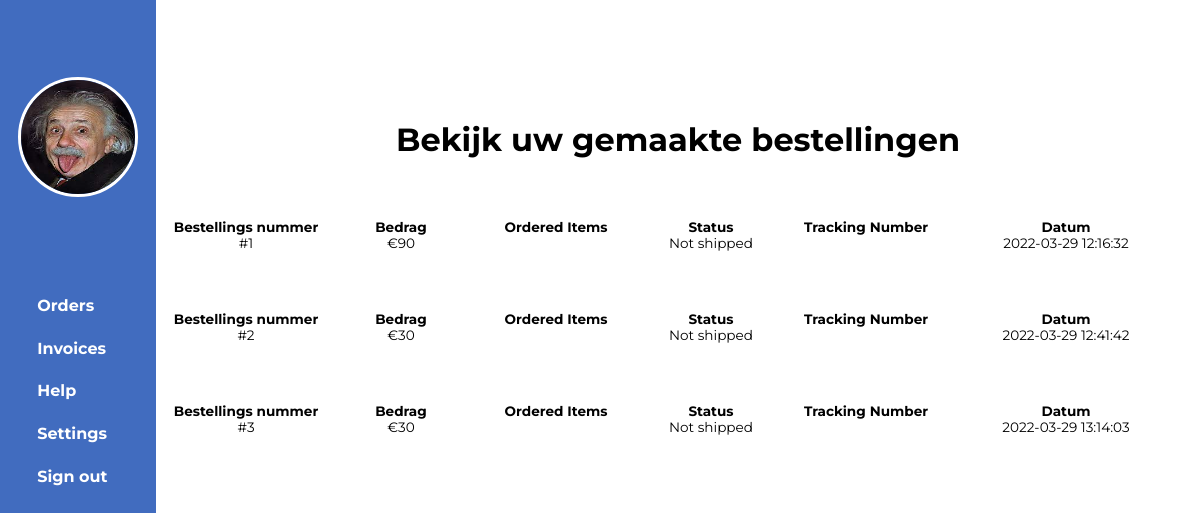
Page /apo-orders.php (signed in) on the committed database.
### tables this page shows
CREATE TABLE `order_details` (
  `ID` int(11) NOT NULL,
  `users_id` int(11) NOT NULL,
  `total` decimal(10,0) NOT NULL,
  `shipped` tinytext NOT NULL DEFAULT '0' COMMENT '1 = Shipped\r\n0 = Not Shipped',
  `tracking_number` varchar(60) NOT NULL,
  `created_at` timestamp NOT NULL DEFAULT current_timestamp(),
  `modified_at` timestamp NOT NULL DEFAULT current_timestamp()
);

### apo-orders.php (the view, shortened to what this page needs)
<?php
require 'includes/db_connection.php';
if (isset($_SESSION["useruid"])) {
$test = $_SESSION["useruid"];
$sql = "SELECT ID FROM users where usersUid = '$test'";
$result = mysqli_query($conn, $sql) or die("BAD SQL");
$row = mysqli_fetch_assoc($result);
$id = $row['ID'];
$sql = "SELECT * FROM order_details where users_id = '$id'";
$result = mysqli_query($conn, $sql) or die("BAD SQL");
?>
<!DOCTYPE html>
<html lang="en">
<head>
    <link rel="stylesheet" href="css/style.css?<?php echo time(); ?>">
</head>
<body>
<aside class="APO__aside">
            <a href="#"><img class="profile__picture" src="images/profile/download.jpg" alt="Profile Picture of current user"></a>
            <ul>
                <a href="apo-orders.php">Orders</a>
                <a href="">Invoices</a>
                <a href="apo-help.php">Help</a>
                <a href="apo-settings.php">Settings</a>
                <a class="APO__aside__sign-out" href="includes/logout.inc.php">Sign out</a>
            </ul>
        </aside>
<h1 class="apo-orders__title">Bekijk uw gemaakte bestellingen</h1>
<?php
if (mysqli_num_rows($result) > 0) {
    while ($row = mysqli_fetch_assoc($result)) {
if ((float)$row['shipped'] == 0) {
    $shipped = "<p class='apo-orders__p' class='red'>Not shipped</p>";
} else {
    $shipped = "<ps class='apo-orders__p' class='green'>Shipped</p>";
}
        ?>
<div class="apo-grid">
    <div class="apo-orders__number">
<h3 class="apo-orders__black">Bestellings nummer</h3>
<p class="apo-orders__p">#<?php echo $row["ID"];?></p>
</div>
<div class="apo-orders__total">
<h3 class="apo-orders__black">Bedrag</h3>
<p class="apo-orders__p">€<?php echo $row["total"];?></p>
</div>
<div class="apo-orders__items">
<h3 class="apo-orders__black">Ordered Items</h3>
</div>
<div class="apo-orders__shipped">
<h3 class="apo-orders__black">Status</h3>
<?php echo $shipped ?>
</div>
<div class="apo-orders__track">
<h3 class="apo-orders__black">Tracking Number</h3>
</div>
<div class="apo-orders__date">
<h3 class="apo-orders__black">Datum</h3>
<p class="apo-orders__p"><?php echo $row["created_at"]; ?></p>
</div>
</div>
<?php
    }
}
} else {
    echo "<a href='login.php'class='hero__cta'>Login Before Accessing Your APO</a>";
}
    ?>
</body>
</html>

### css/style.css (style rules this page uses)
* { margin: 0; padding: 0; box-sizing: border-box; overflow-x: hidden; font-family: "Montserrat"; scroll-behavior: smooth; }
.APO__aside { background-color: #416cbf;; float: left; display: flex; flex-direction: column; height: 200vh; width: 13vw; padding-left: 1.5%; padding-top: 3%; }
.APO__aside ul { display: flex; flex-direction: column; padding-left: 14%; padding-top: 50%; }
.APO__aside a { text-decoration: none; color: white; font-weight: bolder; padding: 10% 0%; }
.apo-grid { display: grid; grid-template-columns: 2fr 1fr 2fr 1fr 2fr 2fr; text-align: center; max-width: 1000px; gap: 2%; margin-top: 5%; }
.apo-orders__title { margin-top: 10%; text-align: center; }
.apo-orders__black { font-size: 0.85rem; }
.apo-orders__p { font-size: 0.85rem; }
.profile__picture { border-radius: 50%; height: 120px; width: 120px; border: #FFF solid 3px; margin-top: 20%; }

### rows in the picture
order_details: ID "1", total "90", shipped "Not shipped", created_at "2022-03-29 12:16:32"
order_details: ID "2", total "30", shipped "Not shipped", created_at "2022-03-29 12:41:42"
order_details: ID "3", total "30", shipped "Not shipped", created_at "2022-03-29 13:14:03"
